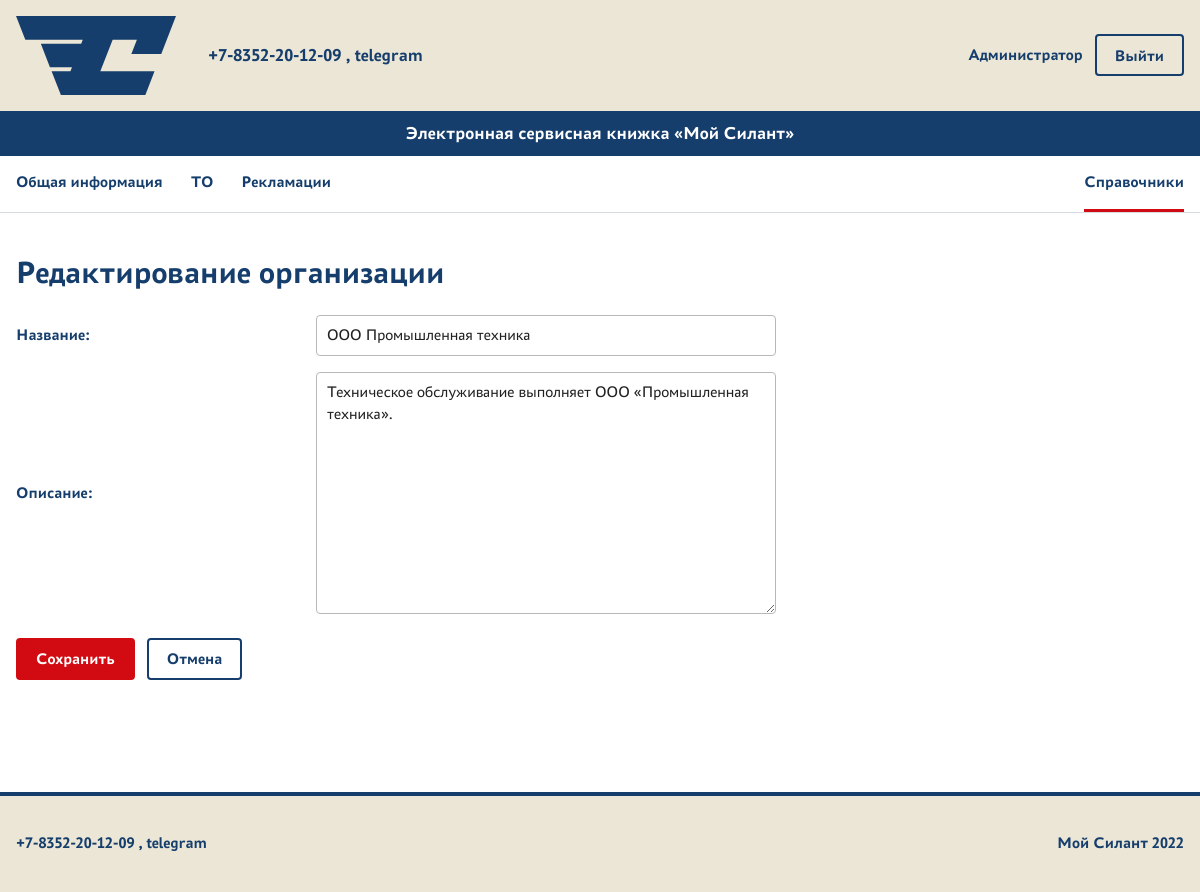
Page /maintenance/references/maintenance-organizations/1/update/ (signed in) on the committed database.
### service/models.py (models this page shows, shortened)
class MaintenanceOrganization(models.Model):
    name = models.CharField(
        max_length=255,
        unique=True,
        verbose_name='Название',
    )
    description = models.TextField(blank=True, verbose_name='Описание')
    class Meta:
        verbose_name = 'Организация, проводившая ТО'
        verbose_name_plural = 'Организации, проводившие ТО'

### service/views.py (the view)
class MaintenanceOrganizationUpdate(
    LoginRequiredMixin,
    PermissionRequiredMixin,
    UpdateView,
):
    model = MaintenanceOrganization
    form_class = MaintenanceOrganizationForm
    template_name = 'service/maintenance_organization_form.html'
    success_url = reverse_lazy('service:maintenance_organization_list')
    permission_required = 'service.change_maintenanceorganization'

### service/forms.py
class MaintenanceOrganizationForm(forms.ModelForm):
    class Meta:
        model = MaintenanceOrganization
        fields = [
            'name',
            'description',
        ]

### service/templates/service/maintenance_organization_form.html (shortened to what this page needs)
{% extends 'base.html' %}
{% block content %}
    <h1>
        {% if object %}
            Редактирование организации
        {% else %}
            Добавление организации
        {% endif %}
    </h1>
    <form class="entity-form" method="post">
        {{ form.as_p }}
        <div class="form-actions">
            <button
                class="button button--primary"
                type="submit"
            >
                Сохранить
            </button>
            <a
                class="button button--secondary"
                href="{% url 'service:maintenance_organization_list' %}"
            >
                Отмена
            </a>
        </div>
    </form>
{% endblock %}

### templates/base.html (shortened to what this page needs)
{% load static %}
<!DOCTYPE html>
<html lang="ru">
<head>
    <link
        rel="stylesheet"
        href="{% static 'core/css/styles.css' %}"
    >
</head>
<body>
    <header class="site-header">
        <div class="container site-header__top">
            <a
                class="site-header__logo"
                href="{% url 'core:home' %}"
                aria-label="Мой Силант — главная"
            >
                <img
                    src="{% static 'core/images/silant-logo.svg' %}"
                    alt="Мой Силант"
                >
            </a>
            <div class="site-header__contact">
                +7-8352-20-12-09 , telegram
            </div>
            <div class="account-nav">
                {% if user.is_authenticated %}
                    <span class="account-name">
                        {{ user.get_full_name|default:user.username }}
                    </span>
                    <form
                        method="post"
                        action="{% url 'account_logout' %}"
                    >
                        <button
                            class="button button--secondary"
                            type="submit"
                        >
                            Выйти
                        </button>
                    </form>
                {% endif %}
            </div>
        </div>
        <div class="site-header__title">
            <div class="container">
                Электронная сервисная книжка «Мой Силант»
            </div>
        </div>
        {% if user.is_authenticated %}
            <nav
                class="site-nav"
                aria-label="Основные разделы сервиса"
            >
                <div class="container site-nav__inner">
                    <div class="site-nav__primary">
                        <a
                            class="site-nav__link"
                            href="{% url 'machines:list' %}"
                        >
                            Общая информация
                        </a>
                        <a
                            class="site-nav__link"
                            href="{% url 'service:list' %}"
                        >
                            ТО
                        </a>
                        <a
                            class="site-nav__link"
                            href="{% url 'complaints:list' %}"
                        >
                            Рекламации
                        </a>
                    </div>
                    {% if perms.machines.view_techniquemodel %}
                        <a
                            class="site-nav__link site-nav__tool{% if request.resolver_match.namespace == 'core' and request.resolver_match.url_name == 'references' or 'technique_model_' in request.resolver_match.url_name or 'engine_model_' in request.resolver_match.url_name or 'transmission_model_' in request.resolver_match.url_name or 'drive_axle_model_' in request.resolver_match.url_name or 'steering_axle_model_' in request.resolver_match.url_name or 'maintenance_type_' in request.resolver_match.url_name or 'maintenance_organization_' in request.resolver_match.url_name or 'failure_node_' in request.resolver_match.url_name or 'recovery_method_' in request.resolver_match.url_name %} site-nav__link--active{% endif %}"
                            href="{% url 'core:references' %}"
                        >
                            Справочники
                        </a>
                    {% endif %}
                </div>
            </nav>
    </header>
    <main class="site-main">
        <div class="container">
            {% block content %}{% endblock %}
        </div>
    </main>
    <footer class="site-footer">
        <div class="container site-footer__inner">
            <div class="site-footer__contact">
                +7-8352-20-12-09 , telegram
            </div>
            <div class="site-footer__copyright">
                Мой Силант 2022
            </div>
        </div>
    </footer>
</body>
</html>

### core/static/core/css/styles.css (style rules this page uses)
:root { --color-blue: #163E6C; --color-red: #D20A11; --color-beige: #EBE6D6; --color-white: #FFFFFF; }
* { box-sizing: border-box; }
html { font-family: "PT Astra Sans", Arial, sans-serif; }
body { display: flex; min-height: 100vh; flex-direction: column; margin: 0; background: var(--color-white); color: var(--color-blue); line-height: 1.4; }
a { color: inherit; }
button, input, select, textarea { max-width: 100%; font: inherit; }
.container { width: min(100% - 32px, 1440px); margin-inline: auto; }
h1, h2, h3 { margin-top: 0; line-height: 1.2; }
h1 { margin-bottom: 24px; font-size: 32px; }
p { margin-top: 0; margin-bottom: 16px; }
form { margin-bottom: 24px; }
form p { margin-bottom: 16px; }
label { display: inline-block; margin-bottom: 4px; }
input, select, textarea { padding: 8px 10px; border: 1px solid #b8b8b8; border-radius: 4px; background: var(--color-white); color: #222222; }
textarea { width: min(100%, 520px); min-height: 140px; resize: vertical; }
button { padding: 8px 14px; border: 1px solid #888888; border-radius: 4px; background: #f2f2f2; color: #222222; cursor: pointer; }
.site-header { border-bottom: none; background: var(--color-beige); }
.site-header__top { display: grid; grid-template-columns: auto 1fr auto; align-items: center; gap: 32px; min-height: 96px; padding-block: 16px; }
.site-header__logo { display: block; width: 160px; flex-shrink: 0; }
.site-header__logo img { display: block; width: 100%; height: auto; }
.site-header__contact { justify-self: start; font-size: 18px; font-weight: 700; }
.site-header__title { padding-block: 10px; background: var(--color-blue); color: var(--color-white); font-size: 18px; font-weight: 700; text-align: center; }
.account-nav { display: flex; align-items: center; gap: 12px; margin-left: 0; }
.account-nav form { margin: 0; }
.account-name { font-weight: 700; }
.account-nav button { width: auto; }
.site-main { flex: 1; padding-block: 40px; }
.site-footer { margin-top: 48px; border-top: 4px solid var(--color-blue); background: var(--color-beige); }
.site-footer__inner { display: flex; min-height: 96px; align-items: center; justify-content: space-between; gap: 24px; padding-block: 20px; font-weight: 700; }
.site-footer__copyright { text-align: right; }
.site-nav { border-bottom: 1px solid rgba(22, 62, 108, 0.18); background: var(--color-white); }
.site-nav__inner { display: flex; min-height: 56px; align-items: center; flex-wrap: wrap; gap: 24px; }
.site-nav__primary { display: flex; align-items: center; flex-wrap: wrap; gap: 8px 28px; }
.site-nav__link { display: inline-flex; min-height: 56px; align-items: center; border-bottom: 3px solid transparent; color: var(--color-blue); font-weight: 700; text-decoration: none; }
.site-nav__link--active { border-bottom-color: var(--color-red); }
.site-nav__tool { margin-left: auto; }
.button { display: inline-flex; min-height: 42px; align-items: center; justify-content: center; padding: 8px 18px; border: 2px solid transparent; border-radius: 4px; font-weight: 700; line-height: 1.2; text-decoration: none; cursor: pointer; }
.button--primary { border-color: var(--color-red); background: var(--color-red); color: var(--color-white); }
.button--secondary { border-color: var(--color-blue); background: transparent; color: var(--color-blue); }
.entity-form { width: min(100%, 760px); }
.entity-form p { display: grid; grid-template-columns: minmax(220px, 280px) minmax(0, 1fr); align-items: center; gap: 8px 20px; margin-bottom: 16px; }
.entity-form label { margin: 0; color: var(--color-blue); font-weight: 700; }
.entity-form input, .entity-form select, .entity-form textarea { width: 100%; }
.entity-form textarea { min-height: 120px; }
.detail-actions, .form-actions, .auth-actions { display: flex; flex-wrap: wrap; gap: 12px; margin-top: 24px; }

### rows in the picture
MaintenanceOrganization: name "ООО Промышленная техника", description "Техническое обслуживание выполняет ООО «Промышленная техника»."

### other values in the picture
{{ user.get_full_name|default:user.username }} "Администратор"
